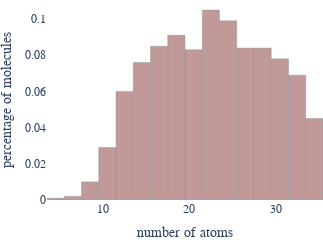

The cell this chart's notebook holds for it:
### Code cell
import plotly.graph_objects as go

stats_999 = pd.read_csv("all_stats.csv")
# Create the DataFrame
molsize_df = pd.DataFrame(
    {
        "molecule_size": [
            stats_999["mol_size"],
        ],
    }
)

# Create a Plotly figure with the same color scheme
fig = go.Figure()

# Colors inspired by seaborn for a more scientific look
# colors

# Adding traces for each seed's molecule size distribution as histograms
# update size of the plot
fig.update_layout(width=200 * 1.6180339887, height=200)
# kde curve
fig.add_trace(
    go.Histogram(
        x=molsize_df["molecule_size"][0],
        histnorm="probability",
        name=f"Seed {444}",
        opacity=1,
        # marker_color=colors[-2],
        nbinsx=30,
    )
)
# change color of the bars
fig.update_traces(marker_color="rgb(152, 86, 86)")
# change font
fig.update_layout(font_family="CMU Sans Serif")
# opacity of the bars
fig.update_traces(opacity=0.6)
fig.update_traces(marker={"line": {"width": 0.4, "color": "DarkSlateGrey"}})
# Update layout for the plot
fig.update_layout(
    title="molecule size distribution",
    xaxis_title="number of atoms",
    yaxis_title="percentage of molecules",
    barmode="overlay",
    plot_bgcolor="white",
    legend={"title": "Seeds"},
    font={"family": "Arial", "size": 12},
    margin={"l": 0, "r": 0, "t": 0, "b": 0},
)
fig.write_image("figures/molecule_size_distribution.pdf", scale=5)
# Show the plot
fig.show()

### Figure 1 — Plotly figure (JSON) as saved in the notebook; plotly's stock layout.template omitted (floating-point values rounded to 4 significant figures; data arrays with more than 128 entries replaced by an {"elided": "..."} marker saying what was removed)
{"data": [{"histnorm": "probability", "marker": {"color": "rgb(152, 86, 86)", "line": {"color": "DarkSlateGrey", "width": 0.4}}, "name": "Seed 444", "nbinsx": 30, "opacity": 0.6, "type": "histogram", "x": {"elided": "1001 int values"}}], "layout": {"barmode": "overlay", "font": {"family": "Arial", "size": 12}, "height": 200, "legend": {"title": {"text": "Seeds"}}, "margin": {"b": 0, "l": 0, "r": 0, "t": 0}, "plot_bgcolor": "white", "title": {"text": "molecule size distribution"}, "width": 323.6, "xaxis": {"title": {"text": "number of atoms"}}, "yaxis": {"title": {"text": "percentage of molecules"}}}}
